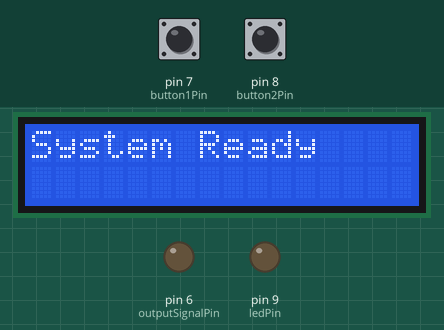
Recording of a sketch running on a simulated Arduino Uno, built with avr-gcc and run on an emulated ATmega328P. Shown: 16×2 character LCD, output pins drawn as LEDs (lit = HIGH). The test bench sets the inputs (shaded band); at power-on: pin 7 (button1Pin) HIGH, pin 8 (button2Pin) HIGH. What the sketch prints to the serial monitor is not drawn.

Above: at 1.2 s.
1.3 s: pin 7 (button1Pin) pulled LOW for 0.15 s
At 1.39 s:
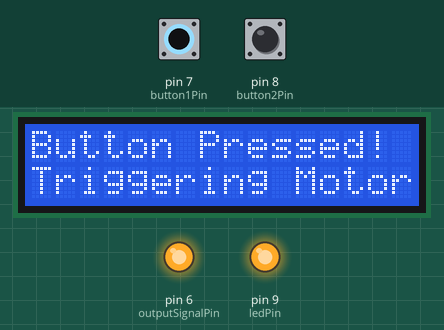
2.9 s: pin 7 (button1Pin) pulled LOW for 3.2 s
At 7.3 s:
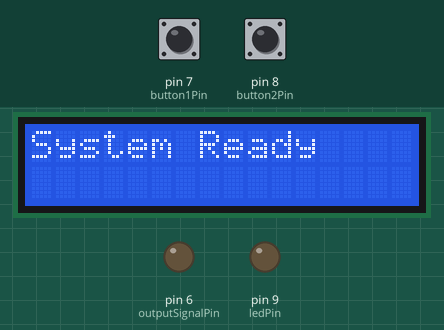
7.6 s: pin 8 (button2Pin) pulled LOW for 3.2 s
At 8.9 s:
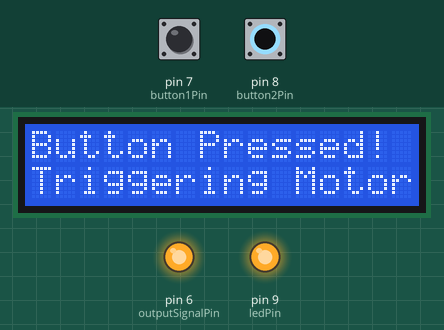
Timing chart, 0 to 12.3 s (numbered marks = the images above; inputs shaded):
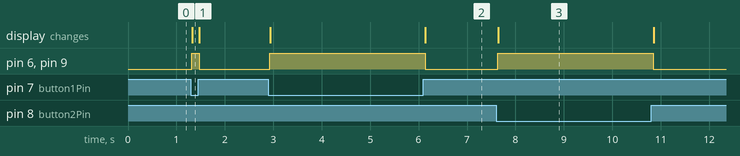

Measured:
- after the input at 1.3 s, pin 6 (outputSignalPin), pin 9 (ledPin): LOW → HIGH at once, → LOW 0.16 s later; the display: changes at once (image 1)
- after the input at 2.9 s, pin 6 (outputSignalPin), pin 9 (ledPin): LOW → HIGH at once, → LOW 3.2 s later; the display: first changes at once (image 2 shows a later state)
- after the input at 7.6 s, pin 6 (outputSignalPin), pin 9 (ledPin): LOW → HIGH at once, → LOW 3.2 s later; the display: changes after 0.05 s (image 3)

The sketch:

sketch_apr10bReceiverBoard.ino
```cpp
#include <LiquidCrystal.h>

// --- Pin Definitions ---
// LCD Pins (Based on previous discussion)
const int lcd_RS = 12;
const int lcd_E = 11;
const int lcd_D4 = 5;
const int lcd_D5 = 4;
const int lcd_D6 = 3;
const int lcd_D7 = 2;

// LED Pin
const int ledPin = 9;

// Button Pins (Using internal pull-ups)
const int button1Pin = 7;
const int button2Pin = 8;

// Output Signal Pin (To Receiver Board)
const int outputSignalPin = 6;

// --- LCD Object ---
LiquidCrystal lcd(lcd_RS, lcd_E, lcd_D4, lcd_D5, lcd_D6, lcd_D7);

// --- Button State Variables ---
// bool button1Pressed = false; // Not strictly needed with new logic
// bool button2Pressed = false; // Not strictly needed with new logic
bool triggerSent = false; // Flag to send signal only once per press

void setup() {
  // Initialize Serial (Optional, for debugging)
  Serial.begin(9600);
  Serial.println("Sender Board Initializing...");

  // Initialize LCD
  lcd.begin(16, 2); // 16 columns, 2 rows
  lcd.print("System Ready");

  // Setup Pin Modes
  pinMode(ledPin, OUTPUT);
  pinMode(button1Pin, INPUT_PULLUP); // INPUT_PULLUP reads HIGH when open, LOW when pressed
  pinMode(button2Pin, INPUT_PULLUP);
  pinMode(outputSignalPin, OUTPUT);

  // Ensure signal starts LOW
  digitalWrite(outputSignalPin, LOW);
  digitalWrite(ledPin, LOW); // Start with LED off

  Serial.println("Sender Ready.");
}

void loop() {
  // Read current button states (LOW means pressed)
  bool currentButton1State = (digitalRead(button1Pin) == LOW);
  bool currentButton2State = (digitalRead(button2Pin) == LOW);

  // Check if EITHER button is currently pressed
  if (currentButton1State || currentButton2State) {
    // Check if this is a NEW press (triggerSent is false)
    if (!triggerSent) {
      Serial.println("Button Pressed - Sending HIGH Signal");

      digitalWrite(outputSignalPin, HIGH); // Send HIGH signal to receiver
      digitalWrite(ledPin, HIGH);         // Turn on LED
      triggerSent = true;                 // Mark signal as sent

      // Update LCD
      lcd.clear();
      lcd.setCursor(0, 0);
      lcd.print("Button Pressed!");
      lcd.setCursor(0, 1);
      lcd.print("Triggering Motor");
    }
    // If buttons are still held down but signal was already sent, do nothing new
  }
  // Check if BOTH buttons are released AND the signal was previously sent
  else if (!currentButton1State && !currentButton2State && triggerSent) {
     Serial.println("Buttons Released - Sending LOW Signal");

    digitalWrite(outputSignalPin, LOW); // Send LOW signal
    digitalWrite(ledPin, LOW);        // Turn off LED
    triggerSent = false;              // Reset the trigger flag

    // Update LCD
    lcd.clear();
    lcd.setCursor(0, 0);
    lcd.print("System Ready");
  }

  // Small delay for stability / debounce
  delay(50);
}
```
